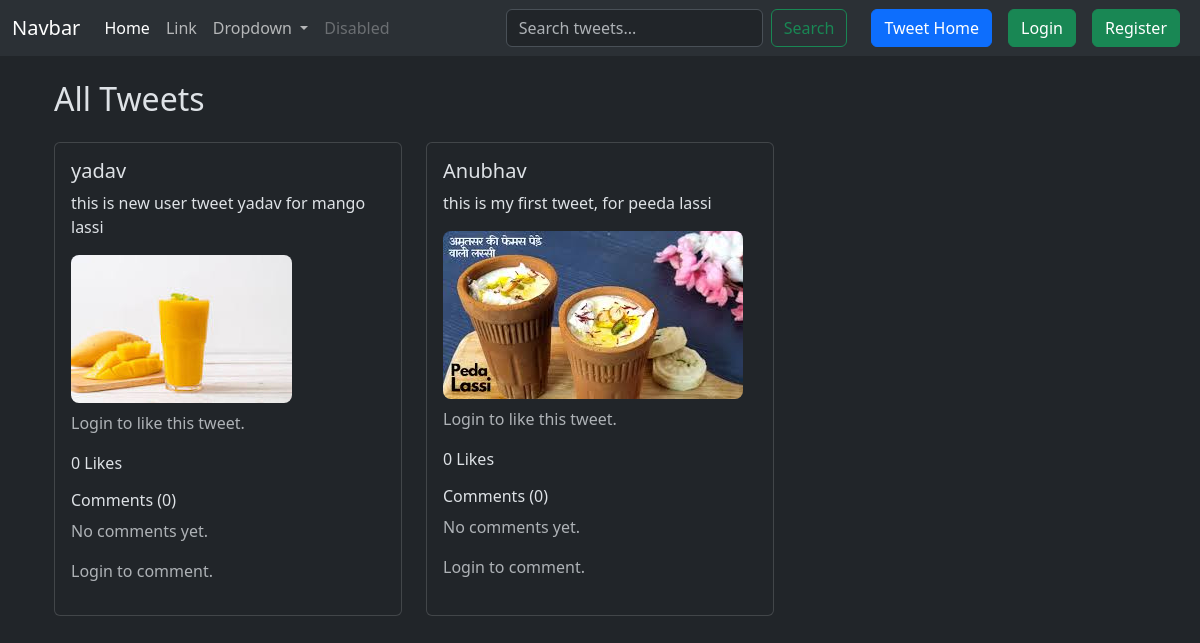
Page /Tweet/ on the earlier database version.
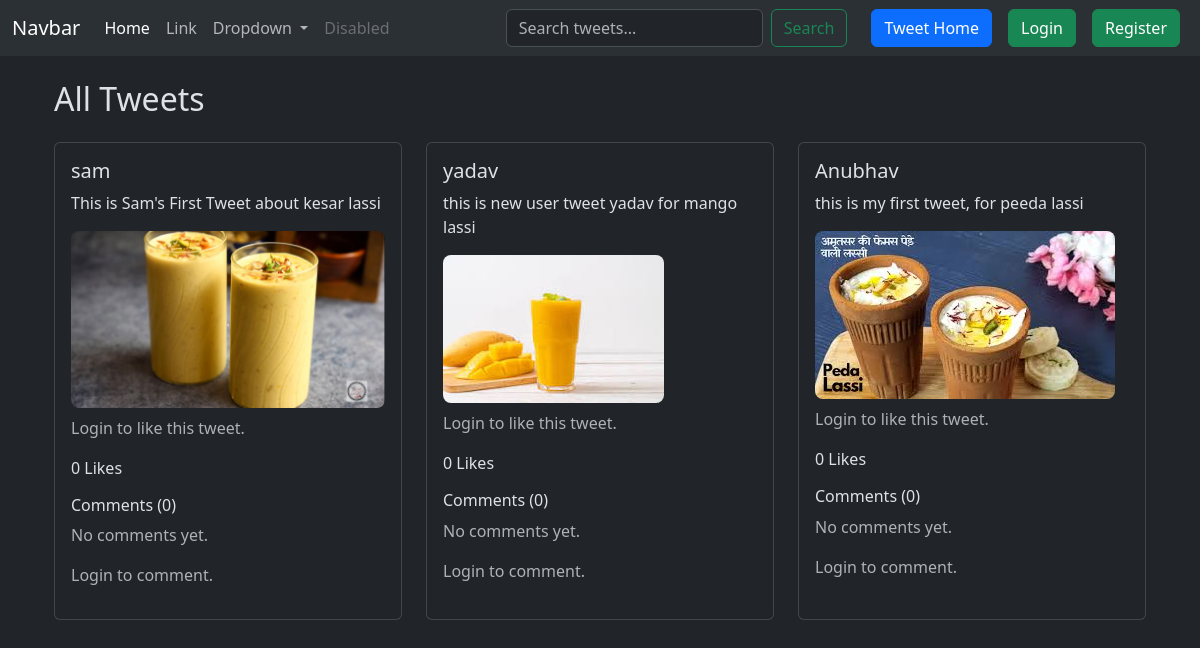
Same page on the later database version.
### Tweet/models.py (models this page shows, shortened)
class Tweet(models.Model):
    user = models.ForeignKey(User, on_delete=models.CASCADE)
    text = models.TextField()
    created_add = models.DateTimeField(auto_now_add=True)
    likes = models.ManyToManyField(User, related_name='liked_tweets', blank=True)
    picture = models.ImageField(upload_to='photos/', blank=True, null=True)

### Tweet/views.py (the view, shortened to what this page needs)
# urls.py: path('',views.tweet_list,name="tweet_list"),
def tweet_list(request):
    query = request.GET.get('q')
    if query:
        tweets = Tweet.objects.filter(
            Q(text__icontains=query) | Q(user__username__icontains=query)
        ).order_by('-created_add')
    else:
        tweets = Tweet.objects.all().order_by('-created_add')
    return render(request, 'tweet_list.html', {'tweets': tweets})

### Tweet/templates/tweet_list.html
{% extends 'layout.html' %}
{% load static %}
{% block content %}
<div class="container mt-4">
  <h2 class="mb-4">All Tweets</h2>
  <div class="row row-cols-1 row-cols-md-2 row-cols-lg-3 g-4">
    {% for tweet in tweets %}
      <div class="col">
        <div class="card h-100">
          <div class="card-body">
            <h5 class="card-title">{{ tweet.user.username }}</h5>
            <p class="card-text">{{ tweet.text }}</p>
            {% if tweet.picture %}
              <img src="{{ tweet.picture.url }}" alt="Tweet image"
                   class="img-fluid tweet-image mb-2"
                   style="max-height: 300px; object-fit: cover; border-radius: 8px;">
            {% endif %}
            {% if user.is_authenticated %}
              <form action="{% url 'like_tweet' tweet.id %}" method="POST" class="inline">
                {% csrf_token %}
                {% if user in tweet.likes.all %}
                  <button type="submit" class="btn btn-sm btn-danger">❤️ Unlike</button>
                {% else %}
                  <button type="submit" class="btn btn-sm btn-outline-secondary">🤍 Like</button>
                {% endif %}
              </form>
            {% else %}
              <p class="text-muted">Login to like this tweet.</p>
            {% endif %}
            <span>{{ tweet.likes.count }} Likes</span>
            <div class="mt-3">
              <h6>Comments ({{ tweet.comments.count }})</h6>
              {% for comment in tweet.comments.all %}
                <div class="border rounded p-2 mb-1">
                  <strong>{{ comment.user.username }}:</strong> {{ comment.comment_text }}
                  <small class="text-muted float-end">{{ comment.timestamp|date:"M d, H:i" }}</small>
                </div>
              {% empty %}
                <p class="text-muted">No comments yet.</p>
              {% endfor %}
              {% if user.is_authenticated %}
                <form method="POST" action="{% url 'tweet_list' %}" class="mt-2">
                  {% csrf_token %}
                  <input type="hidden" name="tweet_id" value="{{ tweet.id }}">
                  <div class="input-group">
                    <input type="text" name="comment" class="form-control" placeholder="Write a comment..." required>
                    <button class="btn btn-primary" type="submit">Post</button>
                  </div>
                </form>
              {% else %}
                <p class="text-muted">Login to comment.</p>
              {% endif %}
            </div>
          </div>
        </div>
      </div>
    {% endfor %}
  </div>
</div>
{% endblock %}

Differences in the rows shown:
added Tweet: user.username "sam", text "This is Sam's First Tweet about kesar lassi", picture (picture), likes.count "0", comments.count "0"
